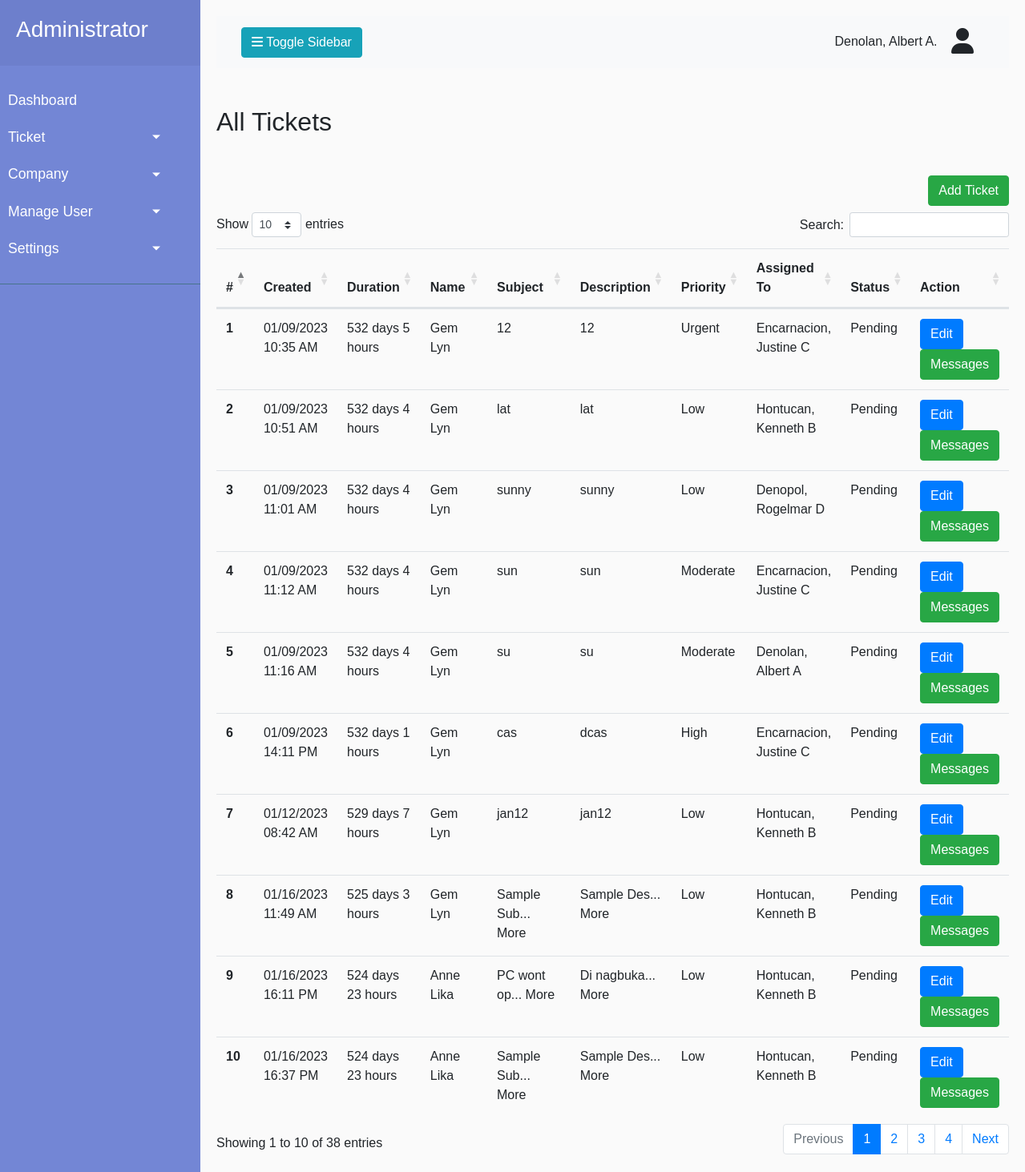
Screenshot of /Admin_side/tickets.php (signed in) with the database file from the repository.
### tables this page shows
CREATE TABLE `ticket` (
  `ticket_id` int(11) NOT NULL DEFAULT 0,
  `user_id` int(11) NOT NULL DEFAULT 0,
  `ticket_year` int(4) NOT NULL DEFAULT 0,
  `ticket_number` int(10) NOT NULL DEFAULT 0,
  `company_id` int(11) NOT NULL DEFAULT 0,
  `department_id` int(11) NOT NULL DEFAULT 0,
  `date_created` datetime NOT NULL DEFAULT '1000-01-01 00:00:00',
  `subject` varchar(100) NOT NULL DEFAULT '0',
  `ticket_description` varchar(150) NOT NULL DEFAULT '0',
  `message` varchar(150) NOT NULL DEFAULT '0',
  `file_uploaded` varchar(100) NOT NULL DEFAULT '0',
  `priority` int(1) NOT NULL DEFAULT 0,
  `assigned_to` int(11) NOT NULL DEFAULT 0,
  `status` int(11) NOT NULL DEFAULT 0,
  `closed_by` int(11) NOT NULL DEFAULT 0,
  `date_closed` datetime NOT NULL DEFAULT '1000-01-01 00:00:00'
);

CREATE TABLE `user` (
  `user_id` int(11) NOT NULL,
  `first_name` varchar(100) NOT NULL DEFAULT '0',
  `middle_name` varchar(100) NOT NULL DEFAULT '0',
  `last_name` varchar(100) NOT NULL DEFAULT '0',
  `telegram` varchar(11) NOT NULL DEFAULT '0',
  `company_id` int(11) NOT NULL DEFAULT 0,
  `department_id` int(11) NOT NULL DEFAULT 0,
  `username` varchar(50) NOT NULL DEFAULT '0',
  `password` varchar(255) NOT NULL DEFAULT '0',
  `date_created` datetime NOT NULL DEFAULT current_timestamp(),
  `account_type` int(11) NOT NULL DEFAULT 0,
  `approved` varchar(5) NOT NULL DEFAULT '0'
);

### Admin_side/tickets.php (the view, shortened to what this page needs)
<?php
include ('../includes/adminSidebar.php');
?>
                <h2 class="my-5">All Tickets</h2>
                <form class="form-inline d-flex justify-content-end mb-2">
                    <button type="button" data-toggle="modal" data-target="#addTicketModal" class="btn btn-success">Add Ticket</button>
                </form>
            <table class="table" id="ticketTable">
                <thead>
                <tr>
                    <th scope="col"># </th>
                    <th scope="col">Created </th>
                    <th scope="col">Duration </th>
                    <th scope="col">Name </th>
                    <th scope="col">Subject </th>
                    <th scope="col">Description </th>
                    <th scope="col">Priority </th>
                    <th scope="col">Assigned To </th>
                    <th scope="col">Status </th>
                    <th scope="col">Action</th>
                </tr>
                </thead>
                <tbody>
                    <?php
                        $sql = "SELECT
                                a.ticket_id, a.subject, a.ticket_description, a.date_created, a.status, a.message, a.priority, a.assigned_to,
                                b.first_name, b.last_name, b.user_id
                                FROM
                                ticket a
                                INNER JOIN user b ON a.user_id=b.user_id
                                ORDER BY status ASC,
                                        ticket_number ASC";
                        $result = mysqli_query($con, $sql);
                        $resultCheck = mysqli_num_rows($result);
                        $counter = 0;
                        if($resultCheck > 0){
                            while($row = mysqli_fetch_assoc($result)){
                                $ticket_id = $row['ticket_id'];
                                $dateCreated = new DateTime($row['date_created']);
                                $dateCreatedDisplay = date_format($dateCreated, "m/d/Y H:i A");
                                $created = date_format($dateCreated, "m/d/Y H:i:s");
                                $old_date = strtotime($created);
                                $current_date_format = date("m/d/Y H:i:s");
                                $current_date = strtotime($current_date_format);
                                $difference = $current_date - $old_date;
                                $days = floor($difference/(60*60*24));
                                $remainder = floor($difference % (60*60*24));
                                $hours = floor($remainder/(60*60));
                                $ticketDescription = $row['ticket_description'];
                                $subject = $row['subject'];
                                $firstName = $row['first_name'];
                                $lastName = $row['last_name'];
                                $status = $row['status'];
                                $statusCheck = $row['status'] == 0 ? "Pending":"Closed";
                                $priority = $row['priority'];
                                $assigned_to = $row['assigned_to'];
                                $counter++;
                                ?>
                                    <tr>
                                        <th scope="row"><?php echo $counter; ?></th>
                                        <td><?php echo $dateCreatedDisplay; ?></td>
                                        <td><?php echo $status == 0 ? $days." days ".$hours." hours" : ""?></td>
                                        <td><?php echo $firstName." ".$lastName; ?></td>
                                        <td><?php seeLessOrMoreText($subject, $ticket_id); ?></td>
                                        <td><?php seeLessOrMoreText($ticketDescription, $ticket_id); ?></td>
                                        <td><?php setPriorityName($priority); ?></td>
                                        <td><?php echo setFullName($assigned_to);?></td>
                                        <td><?php echo $statusCheck; ?></td>
                                        <td>
                                            <button type="button" data-id="<?php echo $ticket_id; ?>" class="editTicket btn btn-primary" <?php accessPermission("sa_view", $current_id, systemApps::appNum_AllTicket); ?>>Edit</button>
                                            <a href="<?php echo $siteURL; ?>Admin_side/ticket-messages.php?id=<?php echo $ticket_id; ?>" class="btn btn-success">Messages</a>
                                        </td>
                                    </tr>
                                <?php
                            }
                            }
                    ?>
                </tbody>
            </table>
<?php
    include ('../includes/adminFooter.php')
?>

### cls_global_functions.php (shortened to what this page needs)
<?php
function setPriorityName($priority)
{
    switch ($priority) {
        case '0':
            echo "Low";
            break;
        case '1':
            echo "Moderate";
            break;
        case '2':
            echo "High";
            break;
        case '3':
            echo "Urgent";
            break;
    }
}
function setFullName($user_id)
{
    include('Includes/connection.php');
    $sql="SELECT concat(last_name,', ',first_name,' ', middle_name) AS full_name
            FROM user
            WHERE user_id=$user_id";
    $result = mysqli_query($con, $sql);
    $row = mysqli_fetch_assoc($result);
    echo $full_name = $row['full_name'];
}
function getItAndAdminList($ticket_id)
{
    include('Includes/connection.php');
                        ?>
                        <?php
}
function seeLessOrMoreText($texts, $id)
{
    $lengthCounter = strlen($texts);
    if($lengthCounter > 10)
    {
        $see_less = substr($texts, 0, 10);
        ?>
            <span id="see_more_<?php echo $id ?>">
                <?php echo $see_less."..." ?> <a onclick="myFunction(<?php echo $id ?>)" id="seeText" >More</a> <?php ;?>
            </span>
        <?php
    }
    else
    {
        echo $texts;
    }
    ?>
    <?php
}

### CSS/style.css (style rules this page uses)
body { font-family: 'Poppins', sans-serif; background: #fafafa; }
a, a:hover, a:focus { color:inherit; text-decoration: none; transition: all 0.3s; }

### rows the page displays
ticket: date_created "01/09/2023 10:35 AM", date_created "5", user.first_name "Gem", user.last_name "Lyn", subject "12 12", priority "Urgent", full_name "Encarnacion, Justine C", status "Pending"
ticket: date_created "01/09/2023 10:51 AM", date_created "4", user.first_name "Gem", user.last_name "Lyn", subject "lat lat", priority "Low", full_name "Hontucan, Kenneth B", status "Pending"
ticket: date_created "01/09/2023 11:01 AM", date_created "4", user.first_name "Gem", user.last_name "Lyn", subject "sunny sunny", priority "Low", full_name "Denopol, Rogelmar D", status "Pending"
ticket: date_created "01/09/2023 11:12 AM", date_created "4", user.first_name "Gem", user.last_name "Lyn", subject "sun sun", priority "Moderate", full_name "Encarnacion, Justine C", status "Pending"
ticket: date_created "01/09/2023 11:16 AM", date_created "4", user.first_name "Gem", user.last_name "Lyn", subject "su su", priority "Moderate", full_name "Denolan, Albert A", status "Pending"
ticket: date_created "01/09/2023 14:11 PM", date_created "1", user.first_name "Gem", user.last_name "Lyn", subject "cas dcas", priority "High", full_name "Encarnacion, Justine C", status "Pending"
ticket: date_created "01/12/2023 08:42 AM", date_created "7", user.first_name "Gem", user.last_name "Lyn", subject "jan12 jan12", priority "Low", full_name "Hontucan, Kenneth B", status "Pending"
ticket: date_created "01/16/2023 11:49 AM", date_created "3", user.first_name "Gem", user.last_name "Lyn", subject "Sample Sub Sample Des", priority "Low", full_name "Hontucan, Kenneth B", status "Pending"
ticket: date_created "01/16/2023 16:11 PM", date_created "23", user.first_name "Anne", user.last_name "Lika", subject "PC wont op Di nagbuka", priority "Low", full_name "Hontucan, Kenneth B", status "Pending"
ticket: date_created "01/16/2023 16:37 PM", date_created "23", user.first_name "Anne", user.last_name "Lika", subject "Sample Sub Sample Des", priority "Low", full_name "Hontucan, Kenneth B", status "Pending"

### other values shown
$current_full_name "Denolan, Albert A."
